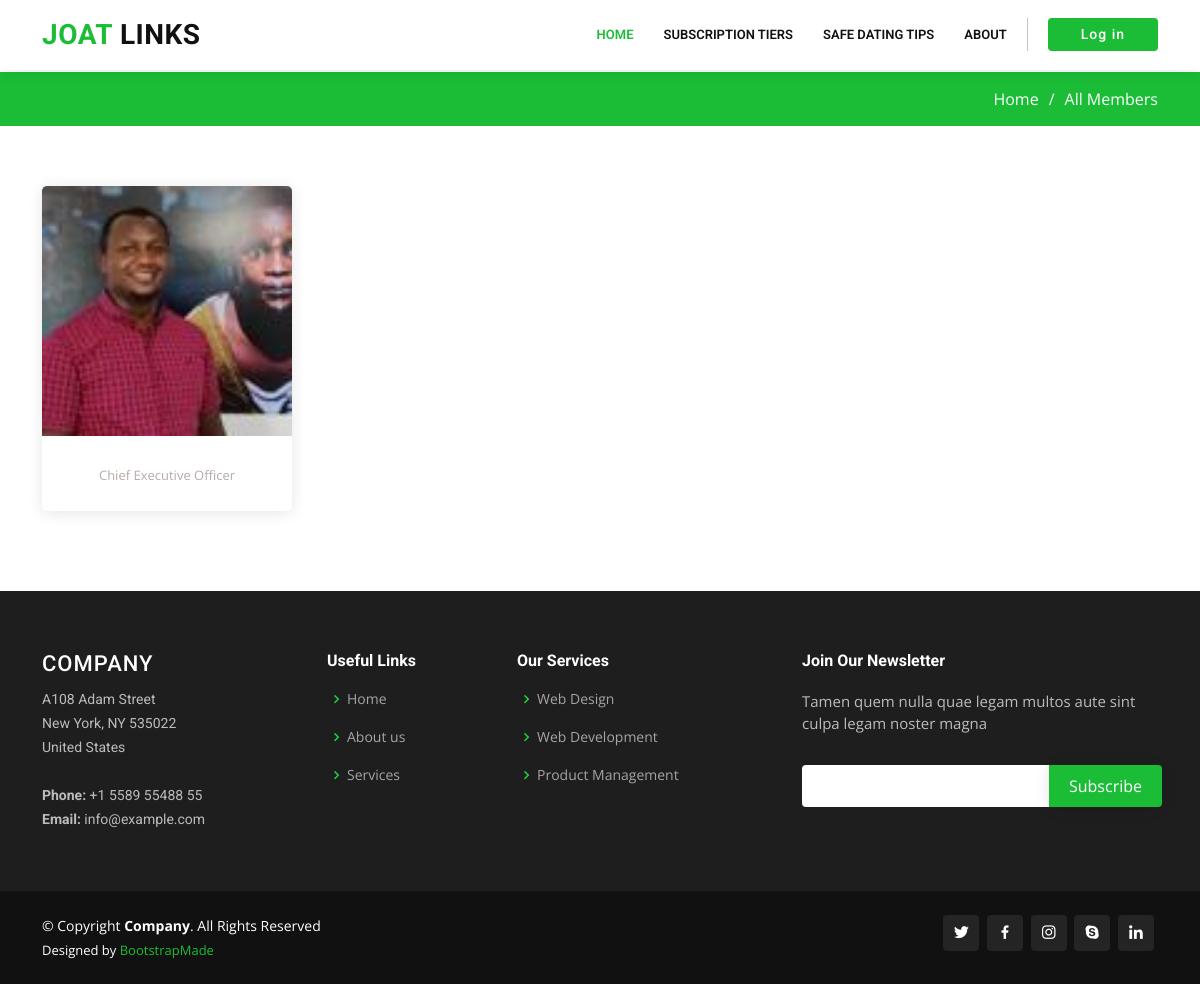
/members/, run on an earlier commit of the app's database.
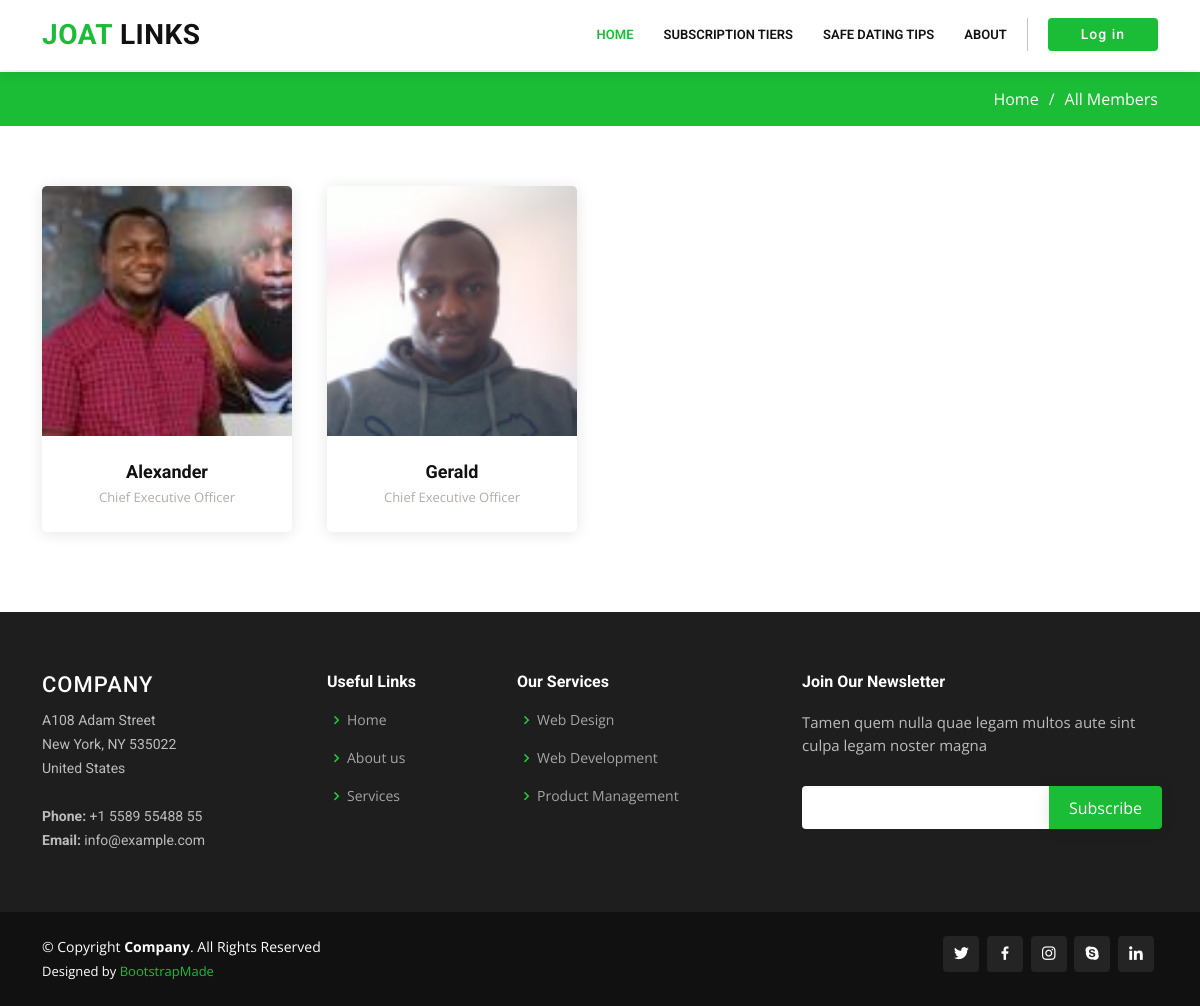
And on a later commit of the database.
### accounts/models.py (models this page shows, shortened)
class Profile(models.Model):
    user = models.OneToOneField(User, on_delete=models.CASCADE)
    avatar = models.ImageField(default='default.png', upload_to='profile_images')
    bio = models.TextField()

### pages/views.py (the view)
# urls.py: path('members/', all_members, name='all_members'),
def all_members(request):
    members = Profile.objects.all()
    context = {
        "members": members,
    }
    return render(request, 'pages/all_members.html', context)

### pages/templates/pages/all_members.html (shortened to what this page needs)
{% extends "base.html" %}
{% load static %}
{% block content %}
<main id="main">
    <section id="breadcrumbs" class="breadcrumbs">
        <div class="container">
        <div class="d-flex justify-content-between align-items-center">
            <ol>
            <li><a href="/">Home</a></li>
            <li>All Members</li>
            </ol>
        </div>
        </div>
    </section>
    <section id="about-us team" class="about-us team">
        <div class="container" data-aos="fade-up">
            <div class="row content">
                {% for member in members %}
                    <div class="col-lg-3 col-md-6 d-flex align-items-stretch">
                        <div class="member" data-aos="fade-up">
                        <div class="member-img">
                                {% if member.user.profile.avatar %}
                                    <img style="height:250px; width:250px;" src="{{ member.user.profile.avatar.url }}" class="img-fluid" alt="">
                                {% endif %}
                        </div>
                        <div class="member-info">
                            <h4>{{ member.user.first_name }}</h4>
                            <span>Chief Executive Officer</span>
                        </div>
                        </div>
                    </div>
                {% endfor %}
            </div>
        </div>
    </section>
</main>
{% endblock content %}

### templates/base.html (shortened to what this page needs)
{% load static %}
<!DOCTYPE html>
<html lang="en">
<head>
  <link href="{% static 'assets/vendor/animate.css/animate.min.css' %}" rel="stylesheet">
  <link href="{% static 'assets/vendor/aos/aos.css' %}" rel="stylesheet">
  <link href="{% static 'assets/vendor/bootstrap/css/bootstrap.min.css' %}" rel="stylesheet">
  <link href="{% static 'assets/vendor/bootstrap-icons/bootstrap-icons.css' %}" rel="stylesheet">
  <link href="{% static 'assets/vendor/boxicons/css/boxicons.min.css' %}" rel="stylesheet">
  <link href="{% static 'assets/vendor/glightbox/css/glightbox.min.css' %}" rel="stylesheet">
  <link href="{% static 'assets/vendor/remixicon/remixicon.css' %}" rel="stylesheet">
  <link href="{% static 'assets/vendor/swiper/swiper-bundle.min.css' %}" rel="stylesheet">
  <link href="{% static 'assets/css/style.css' %}" rel="stylesheet">
  <link rel="stylesheet" href="https://use.fontawesome.com/releases/v5.8.2/css/all.css">
</head>
<body>
  <header id="header" class="fixed-top">
    <div class="container d-flex align-items-center">
      <h1 class="logo me-auto"><a href="/"><span>Joat</span> Links</a></h1>
      <nav id="navbar" class="navbar order-last order-lg-0">
        <ul>
          {% if user.is_authenticated %}
          <li><a href="/" class="active">Home</a></li>
          <li><a href="{% url 'all_members' %}">Members</a></li>
          <li><a href="#!">Messages</a></li>
          {% else %}
          <li><a href="/" class="active">Home</a></li>
          <li><a href="#!">Subscription Tiers</a></li>
          <li><a href="#!">Safe Dating Tips</a></li>
          <li><a href="#!">About</a></li>
          {% endif %}
        </ul>
      </nav>
      <div class="header-social-links d-flex">
        {% if user.is_authenticated %}
            <a href="{% url 'profile' %}">
                <button type="button" class="btn btn-sm"
                    style="padding: 5px 32px; background-color: #1bbd36; color: #fff; font-family: 'Roboto', sans-serif; font-weight: 500; font-size: 14px; letter-spacing: 1px; display: inline-block;">
                    Profile
                </button>
            </a>
            <a href="{% url 'logout' %}">
                <button type="button" class="btn btn-sm"
                    style="padding: 5px 32px; background-color: #1bbd36; color: #fff; font-family: 'Roboto', sans-serif; font-weight: 500; font-size: 14px; letter-spacing: 1px; display: inline-block;">
                    Logout
                </button>
            </a>
        {% else %}
            <a href="{% url 'login' %}">
                <button type="button" class="btn btn-sm"
                    style="padding: 5px 32px; background-color: #1bbd36; color: #fff; font-family: 'Roboto', sans-serif; font-weight: 500; font-size: 14px; letter-spacing: 1px; display: inline-block;">
                    Log in
                </button>
            </a>
        {% endif %}
      </div>
    </div>
  </header>
  {% block content %} {% endblock content %}
  <footer id="footer">
    <div class="footer-top">
      <div class="container">
        <div class="row">
          <div class="col-lg-3 col-md-6 footer-contact">
            <h3>Company</h3>
            <p>
              A108 Adam Street <br>
              New York, NY 535022<br>
              United States <br><br>
              <strong>Phone:</strong> +1 5589 55488 55<br>
              <strong>Email:</strong> info@example.com<br>
            </p>
          </div>
          <div class="col-lg-2 col-md-6 footer-links">
            <h4>Useful Links</h4>
            <ul>
              <li><i class="bx bx-chevron-right"></i> <a href="#">Home</a></li>
              <li><i class="bx bx-chevron-right"></i> <a href="#">About us</a></li>
              <li><i class="bx bx-chevron-right"></i> <a href="#">Services</a></li>
            </ul>
          </div>
          <div class="col-lg-3 col-md-6 footer-links">
            <h4>Our Services</h4>
            <ul>
              <li><i class="bx bx-chevron-right"></i> <a href="#">Web Design</a></li>
              <li><i class="bx bx-chevron-right"></i> <a href="#">Web Development</a></li>
              <li><i class="bx bx-chevron-right"></i> <a href="#">Product Management</a></li>
            </ul>
          </div>
          <div class="col-lg-4 col-md-6 footer-newsletter">
            <h4>Join Our Newsletter</h4>
            <p>Tamen quem nulla quae legam multos aute sint culpa legam noster magna</p>
            <form action="" method="post">
              <input type="email" name="email"><input type="submit" value="Subscribe">
            </form>
          </div>
        </div>
      </div>
    </div>
    <div class="container d-md-flex py-4">
      <div class="me-md-auto text-center text-md-start">
        <div class="copyright">
          &copy; Copyright <strong><span>Company</span></strong>. All Rights Reserved
        </div>
        <div class="credits">
          Designed by <a href="https://bootstrapmade.com/">BootstrapMade</a>
        </div>
      </div>
      <div class="social-links text-center text-md-right pt-3 pt-md-0">
        <a href="#" class="twitter"><i class="bx bxl-twitter"></i></a>
        <a href="#" class="facebook"><i class="bx bxl-facebook"></i></a>
        <a href="#" class="instagram"><i class="bx bxl-instagram"></i></a>
        <a href="#" class="google-plus"><i class="bx bxl-skype"></i></a>
        <a href="#" class="linkedin"><i class="bx bxl-linkedin"></i></a>
      </div>
    </div>
  </footer>
</body>
</html>

### static/assets/css/style.css (style rules this page uses)
body { font-family: "Open Sans", sans-serif; color: #4d4643; }
a { color: #1bbd36; text-decoration: none; }
h1, h2, h3, h4, h5, h6 { font-family: "Roboto", sans-serif; }
#header { background: #fff; transition: all 0.5s; z-index: 997; padding: 15px 0; box-shadow: 0px 2px 15px rgba(0, 0, 0, 0.1); }
#header .logo { font-size: 28px; margin: 0; padding: 0; line-height: 1; font-weight: 700; letter-spacing: 0.5px; text-transform: uppercase; }
#header .logo a { color: #111; }
#header .logo a span { color: #1bbd36; }
.header-social-links { margin-left: 20px; border-left: 1px solid #c4c4c4; }
.header-social-links a { color: #a0a0a0; display: inline-block; line-height: 0px; transition: 0.3s; padding-left: 20px; }
.navbar { padding: 0; }
.navbar ul { margin: 0; padding: 0; display: flex; list-style: none; align-items: center; }
.navbar li { position: relative; }
.navbar a, .navbar a:focus { display: flex; align-items: center; justify-content: space-between; padding: 10px 0 10px 30px; font-family: "Roboto", sans-serif; font-size: 13px; font-weight: 600; color: #111; white-space: nowrap; text-transform: uppercase; transition: 0.3s; }
.navbar a:hover, .navbar .active, .navbar .active:focus, .navbar li:hover>a { color: #1bbd36; }
section { padding: 60px 0; overflow: hidden; }
.breadcrumbs { padding: 15px 0; background: #1bbd36; min-height: 40px; margin-top: 72px; }
.breadcrumbs ol { display: flex; flex-wrap: wrap; list-style: none; padding: 0; margin: 0; color: #fff; }
.breadcrumbs ol a { color: #fff; }
.breadcrumbs ol li+li { padding-left: 10px; }
.breadcrumbs ol li+li::before { display: inline-block; padding-right: 10px; color: #fff; content: "/"; }
.team .member { margin-bottom: 20px; overflow: hidden; text-align: center; border-radius: 5px; background: #fff; box-shadow: 0px 2px 15px rgba(0, 0, 0, 0.1); }
.team .member .member-img { position: relative; overflow: hidden; }
.team .member .member-info { padding: 25px 15px; }
.team .member .member-info h4 { font-weight: 700; margin-bottom: 5px; font-size: 18px; color: #111; }
.team .member .member-info span { display: block; font-size: 13px; font-weight: 400; color: #b4aca8; }
#footer { color: #fff; font-size: 14px; background: #111; }
#footer .footer-top { padding: 60px 0 30px 0; background: #1e1e1e; }
#footer .footer-top .footer-contact { margin-bottom: 30px; }
#footer .footer-top .footer-contact h3 { font-size: 22px; margin: 0 0 10px 0; padding: 2px 0 2px 0; line-height: 1; font-weight: 500; letter-spacing: 1px; text-transform: uppercase; color: #fff; }
#footer .footer-top .footer-contact p { font-size: 14px; line-height: 24px; margin-bottom: 0; font-family: "Roboto", sans-serif; color: rgba(255, 255, 255, 0.7); }
#footer .footer-top h4 { font-size: 16px; font-weight: bold; color: #fff; position: relative; padding-bottom: 12px; }
#footer .footer-top .footer-links { margin-bottom: 30px; }
#footer .footer-top .footer-links ul { list-style: none; padding: 0; margin: 0; }
#footer .footer-top .footer-links ul i { padding-right: 2px; color: #1ed33c; font-size: 18px; line-height: 1; }
#footer .footer-top .footer-links ul li { padding: 10px 0; display: flex; align-items: center; }
#footer .footer-top .footer-links ul li:first-child { padding-top: 0; }
#footer .footer-top .footer-links ul a { color: rgba(255, 255, 255, 0.6); transition: 0.3s; display: inline-block; line-height: 1; }
#footer .footer-newsletter { font-size: 15px; color: rgba(255, 255, 255, 0.7); }
#footer .footer-newsletter h4 { font-size: 16px; font-weight: bold; color: #fff; position: relative; padding-bottom: 12px; }
#footer .footer-newsletter form { margin-top: 30px; background: #fff; padding: 6px 10px; position: relative; border-radius: 4px 0 0 4px; text-align: left; }
#footer .footer-newsletter form input[type=email] { border: 0; padding: 4px 8px; width: calc(100% - 100px); }
#footer .footer-newsletter form input[type=submit] { position: absolute; top: 0; right: -4px; bottom: 0; border: 0; background: none; font-size: 16px; padding: 0 20px; background: #1bbd36; color: #fff; transition: 0.3s; border-radius: 0 4px 4px 0; box-shadow: 0px 2px 15px rgba(0, 0, 0, 0.1); }
#footer .credits { padding-top: 5px; font-size: 13px; color: #fff; }
#footer .social-links a { font-size: 18px; display: inline-block; background: rgba(255, 255, 255, 0.08); color: #fff; line-height: 1; padding: 8px 0; margin-right: 4px; border-radius: 4px; text-align: center; width: 36px; height: 36px; transition: 0.3s; }

What changed in the data, as far as the page shows it:
changed Profile: user.first_name (not shown) → "Alexander"
added Profile: user.profile.avatar (picture), user.first_name "Gerald"
